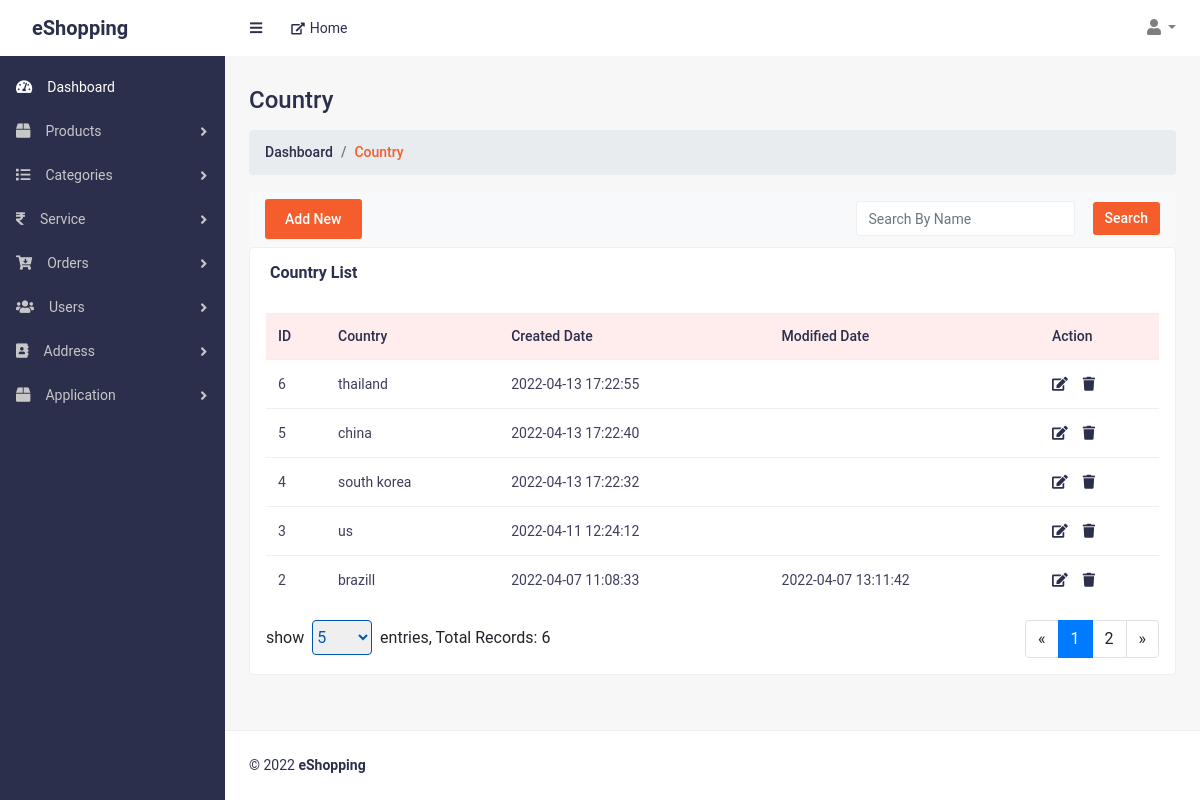
The page /countries.php (signed in) on the database as committed earlier.
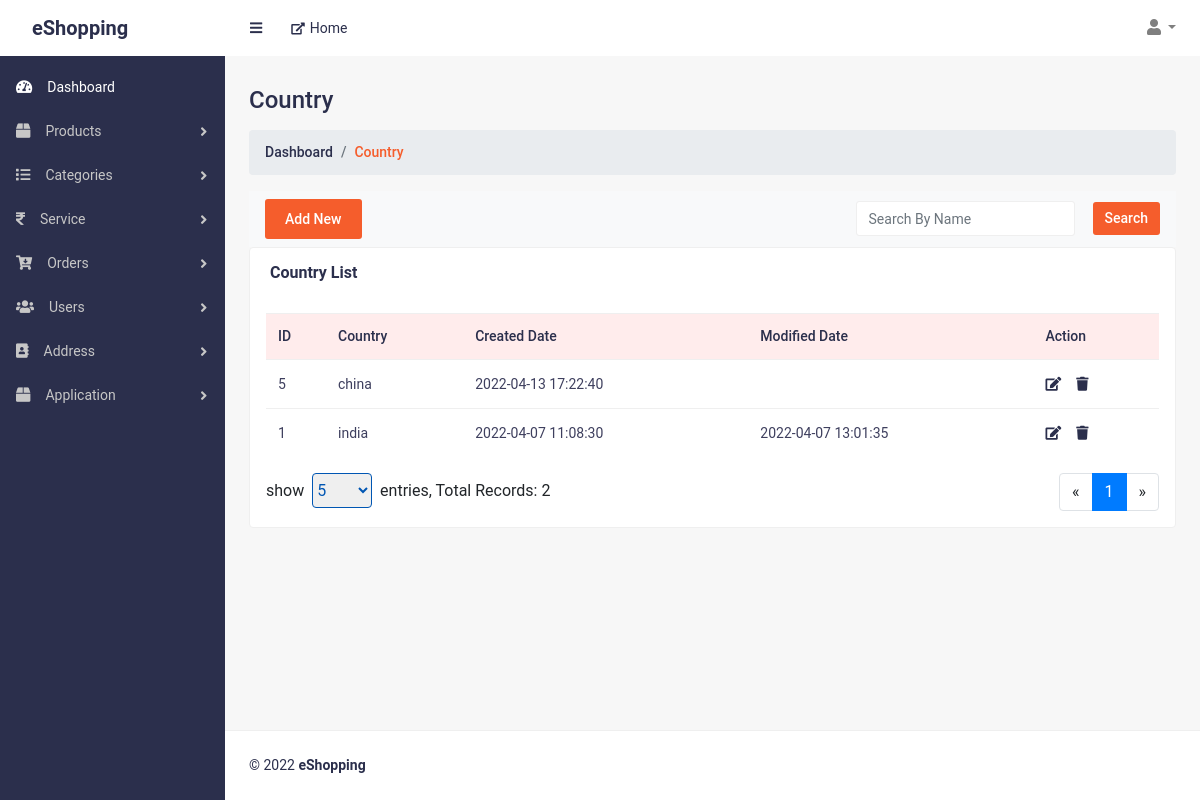
The same page on the database as committed later.
### tables this page shows
CREATE TABLE `countries` (
  `id` int(11) NOT NULL,
  `country` varchar(50) NOT NULL,
  `modifiedDate` datetime DEFAULT NULL,
  `createdDate` datetime DEFAULT NULL,
  `status` tinyint(2) NOT NULL DEFAULT 0
);

### handler/dbHandler.php (called while the page is built, shortened)
<?php
class DBConnection
{
    private $hostname = "localhost";
    private $username = "root";
    private $password = "";
    private $database = "eshopping";
    private $conn;
    function __construct()
    {
        $this->conn = new mysqli($this->hostname, $this->username, $this->password, $this->database);
    }
    function getConnection()
    {
        return $this->conn;
    }
}

### handler/addressHandler.php (called while the page is built, shortened)
<?php
require_once("dbHandler.php");
class AddressHandler extends DBConnection
{
    function TotalCountries($search = '')
    {
        $search_ = ($search == '') ? 1 : "country LIKE '%" . $search . "%'";
        $sql = "SELECT COUNT(*) AS total FROM countries WHERE $search_ AND countries.status = 0";
        $result = $this->getConnection()->query($sql);
        if ($result && $result->num_rows > 0) {
            return $result->fetch_assoc()["total"];
        }
        return 0;
    }
    function getCountries($search, $page, $show)
    {
        $search_ = ($search == '') ? 1 : "countries.country LIKE '%" . $search . "%'";
        $sql = "SELECT * FROM countries WHERE $search_ AND countries.status = 0 ORDER BY countries.id DESC LIMIT $page, $show";
        $result = $this->getConnection()->query($sql);
        $records = [];
        if ($result->num_rows > 0) {
            while ($row = $result->fetch_assoc()) {
                array_push($records, $row);
            }
        } else {
            $records = [];
        }
        return $records;
    }
}

### countries.php (the view, shortened to what the changed rows need)
<?php
require("./handler/addressHandler.php");
$obj = new AddressHandler();
$currntPage = 1;
$showRecords = 5;
$search = '';
$currntPage = (isset($_GET["page"]) && $_GET["page"]!='') ? $_GET["page"] : $currntPage;
$showRecords = (isset($_GET["show"]) && $_GET["show"]!='') ? $_GET["show"] : $showRecords;
$search = (isset($_GET["search"]) && $_GET["search"]!='') ? $_GET["search"] : $search;
$totalRecords = $obj->TotalCountries($search);
$countries = $obj->getCountries($search, (($currntPage - 1) * $showRecords), $showRecords);
?>
<!DOCTYPE html>
<html lang="en">
<head>
	<link href="css/styles.css" rel="stylesheet">
	<link href="css/admin-style.css" rel="stylesheet">
	<link href="vendor/bootstrap/css/bootstrap.min.css" rel="stylesheet">
	<link href="vendor/fontawesome-free/css/all.min.css" rel="stylesheet">
</head>
<body class="sb-nav-fixed">
	<div id="layoutSidenav">
		<div id="layoutSidenav_content">
			<main>
				<div class="container-fluid">
					<h2 class="mt-30 page-title">Country</h2>
					<div class="row">
						<div class="col-lg-12 col-md-12">
							<div class="card card-static-2 mb-30">
								<div class="card-body-table px-3">
									<div class="table-responsive">
										<table class="table ucp-table table-hover">
											<thead>
												<tr>
													<th style="width:60px">ID</th>
													<th>Country</th>
													<th>Created Date</th>
													<th>Modified Date</th>
													<th>Action</th>
												</tr>
											</thead>
											<tbody>
												<?php
												if (count($countries) > 0) {
													foreach ($countries as $country) {
												?>
														<tr>
															<td><?= $country["id"] ?></td>
															<td><?= $country["country"] ?></td>
															<td><?= $country["createdDate"] ?></td>
															<td><?= $country["modifiedDate"] ?></td>
															<td class="action-btns">
																<a href="add_country.php?edit=<?= $country["id"] ?>" class=" edit-btn"><i class="fas fa-edit"></i></a>
																<a href="./handler/requestHandler.php?dCountry=<?= $country["id"] ?>" class="edit-btn deleteRow"><i class="fas fa-trash"></i></a>
															</td>
														</tr>
												<?php
													}
												} else {
													echo "<tr><td colspan=3>No Record Found!!</td></tr>";
												}
												?>
											</tbody>
										</table>
										<div class="div-pagination mt-3 d-flex justify-content-between">
											<div class="page-select">
												show&nbsp;
												<select style="height: 35px; width:60px; border:1px solid #0056b3; color:#0056b3; border-radius:4px" name="" id="show-record">
													<?php
													foreach ([5, 10, 25, 50] as $rec) {
														$selected = '';
														if ($rec == $showRecords) {
															$selected = "selected";
														}
														echo "<option value='$rec' $selected>$rec</option>";
													}
													?>
												</select>&nbsp;&nbsp;entries, Total Records: <span id="totalrecords"><?= $totalRecords ?></span>
											</div>
											<div>
												<nav aria-label="Page navigation example">
													<ul class="pagination">
														<?php
														$temp = $currntPage+1;
														$totalPage = ceil($totalRecords / $showRecords);
														if($totalPage==1){
															echo '<li class="page-item active"><a class="page-link">1</a></li>';
														}else if($totalPage==2){
															echo '<li class="page-item '.(($currntPage==1 || $currntPage=='' || $currntPage==0)?"active":"").'"><a class="page-link">1</a></li>';
															echo '<li class="page-item '.(($currntPage==2)?"active":"").'"><a class="page-link">2</a></li>';
														}else if($totalPage>=3){
															for($i=$temp-1;$i<($temp+2);$i++){
																if($i>$totalPage){
																	break;
																}else{
																	echo '<li class="page-item '.(($i==$currntPage)?"active":"").'"><a class="page-link">'.$i.'</a></li>';
																}
															}
														}
														?>
													</ul>
												</nav>
											</div>
										</div>
									</div>
								</div>
							</div>
						</div>
					</div>
				</div>
			</main>
		</div>
	</div>
</body>
</html>

Rows that differ between the two databases and show on the page:
no longer on this page (row edited): countries: id "6", country "thailand", createdDate "2022-04-13 17:22:55"
no longer on this page (row edited): countries: id "4", country "south korea", createdDate "2022-04-13 17:22:32"
no longer on this page (row edited): countries: id "3", country "us", createdDate "2022-04-11 12:24:12"
no longer on this page (row edited): countries: id "2", country "brazill", createdDate "2022-04-07 11:08:33", modifiedDate "2022-04-07 13:11:42"
now on this page (row unchanged): countries: id "1", country "india", createdDate "2022-04-07 11:08:30", modifiedDate "2022-04-07 13:01:35"
Other text that changed with them:
$totalRecords: "6" → "2"
text no longer shown: "2"
